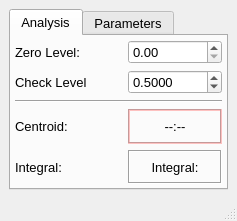
<?xml version="1.0" encoding="UTF-8"?>
<ui version="4.0">
 <class>nFocalSpot</class>
 <widget class="QMainWindow" name="nFocalSpot">
  <property name="geometry">
   <rect>
    <x>0</x>
    <y>0</y>
    <width>213</width>
    <height>221</height>
   </rect>
  </property>
  <property name="windowTitle">
   <string>FocalSpot</string>
  </property>
  <property name="iconSize">
   <size>
    <width>20</width>
    <height>20</height>
   </size>
  </property>
  <property name="unifiedTitleAndToolBarOnMac">
   <bool>true</bool>
  </property>
  <widget class="QWidget" name="centralwidget">
   <layout class="QGridLayout" name="gridLayout">
    <item row="0" column="0">
     <widget class="QTabWidget" name="tabWidget">
      <property name="font">
       <font>
        <pointsize>10</pointsize>
       </font>
      </property>
      <property name="currentIndex">
       <number>0</number>
      </property>
      <widget class="QWidget" name="analysis">
       <attribute name="title">
        <string>Analysis</string>
       </attribute>
       <layout class="QGridLayout" name="gridLayout_2">
        <property name="margin">
         <number>4</number>
        </property>
        <item row="1" column="0" colspan="2">
         <widget class="QLabel" name="label_4">
          <property name="font">
           <font>
            <pointsize>10</pointsize>
           </font>
          </property>
          <property name="text">
           <string>Check Level</string>
          </property>
         </widget>
        </item>
        <item row="1" column="2" colspan="2">
         <widget class="QDoubleSpinBox" name="check_dsb">
          <property name="font">
           <font>
            <pointsize>10</pointsize>
           </font>
          </property>
          <property name="decimals">
           <number>4</number>
          </property>
          <property name="maximum">
           <double>1.000000000000000</double>
          </property>
          <property name="value">
           <double>0.500000000000000</double>
          </property>
          <property name="neutrinoSave" stdset="0">
           <bool>true</bool>
          </property>
         </widget>
        </item>
        <item row="0" column="2" colspan="2">
         <widget class="QDoubleSpinBox" name="zero_dsb">
          <property name="font">
           <font>
            <pointsize>10</pointsize>
           </font>
          </property>
          <property name="maximum">
           <double>999999999.000000000000000</double>
          </property>
          <property name="neutrinoSave" stdset="0">
           <bool>true</bool>
          </property>
         </widget>
        </item>
        <item row="0" column="0" colspan="2">
         <widget class="QLabel" name="label_2">
          <property name="font">
           <font>
            <pointsize>10</pointsize>
           </font>
          </property>
          <property name="text">
           <string>Zero Level:</string>
          </property>
         </widget>
        </item>
        <item row="2" column="0" colspan="4">
         <widget class="Line" name="line">
          <property name="font">
           <font>
            <pointsize>10</pointsize>
           </font>
          </property>
          <property name="orientation">
           <enum>Qt::Horizontal</enum>
          </property>
         </widget>
        </item>
        <item row="4" column="0">
         <widget class="QLabel" name="label">
          <property name="font">
           <font>
            <pointsize>10</pointsize>
           </font>
          </property>
          <property name="text">
           <string>Centroid: </string>
          </property>
         </widget>
        </item>
        <item row="4" column="2" colspan="2">
         <widget class="QLabel" name="centroid_lbl">
          <property name="palette">
           <palette>
            <active>
             <colorrole role="WindowText">
              <brush brushstyle="SolidPattern">
               <color alpha="255">
                <red>0</red>
                <green>0</green>
                <blue>0</blue>
               </color>
              </brush>
             </colorrole>
             <colorrole role="Button">
              <brush brushstyle="SolidPattern">
               <color alpha="102">
                <red>232</red>
                <green>12</green>
                <blue>9</blue>
               </color>
              </brush>
             </colorrole>
             <colorrole role="Light">
              <brush brushstyle="SolidPattern">
               <color alpha="102">
                <red>255</red>
                <green>105</green>
                <blue>103</blue>
               </color>
              </brush>
             </colorrole>
             <colorrole role="Midlight">
              <brush brushstyle="SolidPattern">
               <color alpha="102">
                <red>243</red>
                <green>58</green>
                <blue>56</blue>
               </color>
              </brush>
             </colorrole>
             <colorrole role="Dark">
              <brush brushstyle="SolidPattern">
               <color alpha="102">
                <red>116</red>
                <green>6</green>
                <blue>4</blue>
               </color>
              </brush>
             </colorrole>
             <colorrole role="Mid">
              <brush brushstyle="SolidPattern">
               <color alpha="102">
                <red>155</red>
                <green>8</green>
                <blue>6</blue>
               </color>
              </brush>
             </colorrole>
             <colorrole role="Text">
              <brush brushstyle="SolidPattern">
               <color alpha="255">
                <red>0</red>
                <green>0</green>
                <blue>0</blue>
               </color>
              </brush>
             </colorrole>
             <colorrole role="BrightText">
              <brush brushstyle="SolidPattern">
               <color alpha="255">
                <red>255</red>
                <green>255</green>
                <blue>255</blue>
               </color>
              </brush>
             </colorrole>
             <colorrole role="ButtonText">
              <brush brushstyle="SolidPattern">
               <color alpha="255">
                <red>0</red>
                <green>0</green>
                <blue>0</blue>
               </color>
              </brush>
             </colorrole>
             <colorrole role="Base">
              <brush brushstyle="SolidPattern">
               <color alpha="255">
                <red>255</red>
                <green>255</green>
                <blue>255</blue>
               </color>
              </brush>
             </colorrole>
             <colorrole role="Window">
              <brush brushstyle="SolidPattern">
               <color alpha="102">
                <red>232</red>
                <green>12</green>
                <blue>9</blue>
               </color>
              </brush>
             </colorrole>
             <colorrole role="Shadow">
              <brush brushstyle="SolidPattern">
               <color alpha="255">
                <red>0</red>
                <green>0</green>
                <blue>0</blue>
               </color>
              </brush>
             </colorrole>
             <colorrole role="AlternateBase">
              <brush brushstyle="SolidPattern">
               <color alpha="178">
                <red>243</red>
                <green>133</green>
                <blue>132</blue>
               </color>
              </brush>
             </colorrole>
             <colorrole role="ToolTipBase">
              <brush brushstyle="SolidPattern">
               <color alpha="255">
                <red>255</red>
                <green>255</green>
                <blue>220</blue>
               </color>
              </brush>
             </colorrole>
             <colorrole role="ToolTipText">
              <brush brushstyle="SolidPattern">
               <color alpha="255">
                <red>0</red>
                <green>0</green>
                <blue>0</blue>
               </color>
              </brush>
             </colorrole>
            </active>
            <inactive>
             <colorrole role="WindowText">
              <brush brushstyle="SolidPattern">
               <color alpha="255">
                <red>0</red>
                <green>0</green>
                <blue>0</blue>
               </color>
              </brush>
             </colorrole>
             <colorrole role="Button">
              <brush brushstyle="SolidPattern">
               <color alpha="102">
                <red>232</red>
                <green>12</green>
                <blue>9</blue>
               </color>
              </brush>
             </colorrole>
             <colorrole role="Light">
              <brush brushstyle="SolidPattern">
               <color alpha="102">
                <red>255</red>
                <green>105</green>
                <blue>103</blue>
               </color>
              </brush>
             </colorrole>
             <colorrole role="Midlight">
              <brush brushstyle="SolidPattern">
               <color alpha="102">
                <red>243</red>
                <green>58</green>
                <blue>56</blue>
               </color>
              </brush>
             </colorrole>
             <colorrole role="Dark">
              <brush brushstyle="SolidPattern">
               <color alpha="102">
                <red>116</red>
                <green>6</green>
                <blue>4</blue>
               </color>
              </brush>
             </colorrole>
             <colorrole role="Mid">
              <brush brushstyle="SolidPattern">
               <color alpha="102">
                <red>155</red>
                <green>8</green>
                <blue>6</blue>
               </color>
              </brush>
             </colorrole>
             <colorrole role="Text">
              <brush brushstyle="SolidPattern">
               <color alpha="255">
                <red>0</red>
                <green>0</green>
                <blue>0</blue>
               </color>
              </brush>
             </colorrole>
             <colorrole role="BrightText">
              <brush brushstyle="SolidPattern">
               <color alpha="255">
                <red>255</red>
                <green>255</green>
                <blue>255</blue>
               </color>
              </brush>
             </colorrole>
             <colorrole role="ButtonText">
              <brush brushstyle="SolidPattern">
               <color alpha="255">
                <red>0</red>
                <green>0</green>
                <blue>0</blue>
               </color>
              </brush>
             </colorrole>
             <colorrole role="Base">
              <brush brushstyle="SolidPattern">
               <color alpha="255">
                <red>255</red>
                <green>255</green>
                <blue>255</blue>
               </color>
              </brush>
             </colorrole>
             <colorrole role="Window">
              <brush brushstyle="SolidPattern">
               <color alpha="102">
                <red>232</red>
                <green>12</green>
                <blue>9</blue>
               </color>
              </brush>
             </colorrole>
             <colorrole role="Shadow">
              <brush brushstyle="SolidPattern">
               <color alpha="255">
                <red>0</red>
                <green>0</green>
                <blue>0</blue>
               </color>
              </brush>
             </colorrole>
             <colorrole role="AlternateBase">
              <brush brushstyle="SolidPattern">
               <color alpha="178">
                <red>243</red>
                <green>133</green>
                <blue>132</blue>
               </color>
              </brush>
             </colorrole>
             <colorrole role="ToolTipBase">
              <brush brushstyle="SolidPattern">
               <color alpha="255">
                <red>255</red>
                <green>255</green>
                <blue>220</blue>
               </color>
              </brush>
             </colorrole>
             <colorrole role="ToolTipText">
              <brush brushstyle="SolidPattern">
               <color alpha="255">
                <red>0</red>
                <green>0</green>
                <blue>0</blue>
               </color>
              </brush>
             </colorrole>
            </inactive>
            <disabled>
             <colorrole role="WindowText">
              <brush brushstyle="SolidPattern">
               <color alpha="102">
                <red>116</red>
                <green>6</green>
                <blue>4</blue>
               </color>
              </brush>
             </colorrole>
             <colorrole role="Button">
              <brush brushstyle="SolidPattern">
               <color alpha="102">
                <red>232</red>
                <green>12</green>
                <blue>9</blue>
               </color>
              </brush>
             </colorrole>
             <colorrole role="Light">
              <brush brushstyle="SolidPattern">
               <color alpha="102">
                <red>255</red>
                <green>105</green>
                <blue>103</blue>
               </color>
              </brush>
             </colorrole>
             <colorrole role="Midlight">
              <brush brushstyle="SolidPattern">
               <color alpha="102">
                <red>243</red>
                <green>58</green>
                <blue>56</blue>
               </color>
              </brush>
             </colorrole>
             <colorrole role="Dark">
              <brush brushstyle="SolidPattern">
               <color alpha="102">
                <red>116</red>
                <green>6</green>
                <blue>4</blue>
               </color>
              </brush>
             </colorrole>
             <colorrole role="Mid">
              <brush brushstyle="SolidPattern">
               <color alpha="102">
                <red>155</red>
                <green>8</green>
                <blue>6</blue>
               </color>
              </brush>
             </colorrole>
             <colorrole role="Text">
              <brush brushstyle="SolidPattern">
               <color alpha="102">
                <red>116</red>
                <green>6</green>
                <blue>4</blue>
               </color>
              </brush>
             </colorrole>
             <colorrole role="BrightText">
              <brush brushstyle="SolidPattern">
               <color alpha="255">
                <red>255</red>
                <green>255</green>
                <blue>255</blue>
               </color>
              </brush>
             </colorrole>
             <colorrole role="ButtonText">
              <brush brushstyle="SolidPattern">
               <color alpha="102">
                <red>116</red>
                <green>6</green>
                <blue>4</blue>
               </color>
              </brush>
             </colorrole>
             <colorrole role="Base">
              <brush brushstyle="SolidPattern">
               <color alpha="102">
                <red>232</red>
                <green>12</green>
                <blue>9</blue>
               </color>
              </brush>
             </colorrole>
             <colorrole role="Window">
              <brush brushstyle="SolidPattern">
               <color alpha="102">
                <red>232</red>
                <green>12</green>
                <blue>9</blue>
               </color>
              </brush>
             </colorrole>
             <colorrole role="Shadow">
              <brush brushstyle="SolidPattern">
               <color alpha="255">
                <red>0</red>
                <green>0</green>
                <blue>0</blue>
               </color>
              </brush>
             </colorrole>
             <colorrole role="AlternateBase">
              <brush brushstyle="SolidPattern">
               <color alpha="102">
                <red>232</red>
                <green>12</green>
                <blue>9</blue>
               </color>
              </brush>
             </colorrole>
             <colorrole role="ToolTipBase">
              <brush brushstyle="SolidPattern">
               <color alpha="255">
                <red>255</red>
                <green>255</green>
                <blue>220</blue>
               </color>
              </brush>
             </colorrole>
             <colorrole role="ToolTipText">
              <brush brushstyle="SolidPattern">
               <color alpha="255">
                <red>0</red>
                <green>0</green>
                <blue>0</blue>
               </color>
              </brush>
             </colorrole>
            </disabled>
           </palette>
          </property>
          <property name="font">
           <font>
            <pointsize>10</pointsize>
           </font>
          </property>
          <property name="frameShape">
           <enum>QFrame::Box</enum>
          </property>
          <property name="frameShadow">
           <enum>QFrame::Sunken</enum>
          </property>
          <property name="text">
           <string>--:--</string>
          </property>
          <property name="alignment">
           <set>Qt::AlignCenter</set>
          </property>
         </widget>
        </item>
        <item row="5" column="0">
         <widget class="QLabel" name="label_6">
          <property name="font">
           <font>
            <pointsize>10</pointsize>
           </font>
          </property>
          <property name="text">
           <string>Integral:</string>
          </property>
         </widget>
        </item>
        <item row="5" column="2" colspan="2">
         <widget class="QLabel" name="integral_lbl">
          <property name="font">
           <font>
            <pointsize>10</pointsize>
           </font>
          </property>
          <property name="frameShape">
           <enum>QFrame::Box</enum>
          </property>
          <property name="frameShadow">
           <enum>QFrame::Sunken</enum>
          </property>
          <property name="text">
           <string>Integral:</string>
          </property>
          <property name="alignment">
           <set>Qt::AlignCenter</set>
          </property>
         </widget>
        </item>
       </layout>
      </widget>
      <widget class="QWidget" name="tab_2">
       <attribute name="title">
        <string>Parameters</string>
       </attribute>
       <layout class="QGridLayout" name="gridLayout_3">
        <property name="margin">
         <number>4</number>
        </property>
        <item row="0" column="1" colspan="2">
         <widget class="QDoubleSpinBox" name="doubleSpinBox">
          <property name="value">
           <double>10.000000000000000</double>
          </property>
         </widget>
        </item>
        <item row="2" column="0" colspan="3">
         <widget class="Line" name="line_2">
          <property name="orientation">
           <enum>Qt::Horizontal</enum>
          </property>
         </widget>
        </item>
        <item row="1" column="2">
         <widget class="QCheckBox" name="checkBox">
          <property name="text">
           <string>Show blurred</string>
          </property>
         </widget>
        </item>
        <item row="4" column="0" colspan="3">
         <spacer name="verticalSpacer">
          <property name="orientation">
           <enum>Qt::Vertical</enum>
          </property>
          <property name="sizeHint" stdset="0">
           <size>
            <width>20</width>
            <height>40</height>
           </size>
          </property>
         </spacer>
        </item>
        <item row="0" column="0">
         <widget class="QLabel" name="label_3">
          <property name="text">
           <string>Blur radius</string>
          </property>
         </widget>
        </item>
        <item row="3" column="0">
         <widget class="QCheckBox" name="show_cmap_cb">
          <property name="text">
           <string>Show cmap</string>
          </property>
         </widget>
        </item>
       </layout>
      </widget>
     </widget>
    </item>
   </layout>
  </widget>
  <widget class="QStatusBar" name="statusBar"/>
 </widget>
 <resources/>
 <connections/>
</ui>
